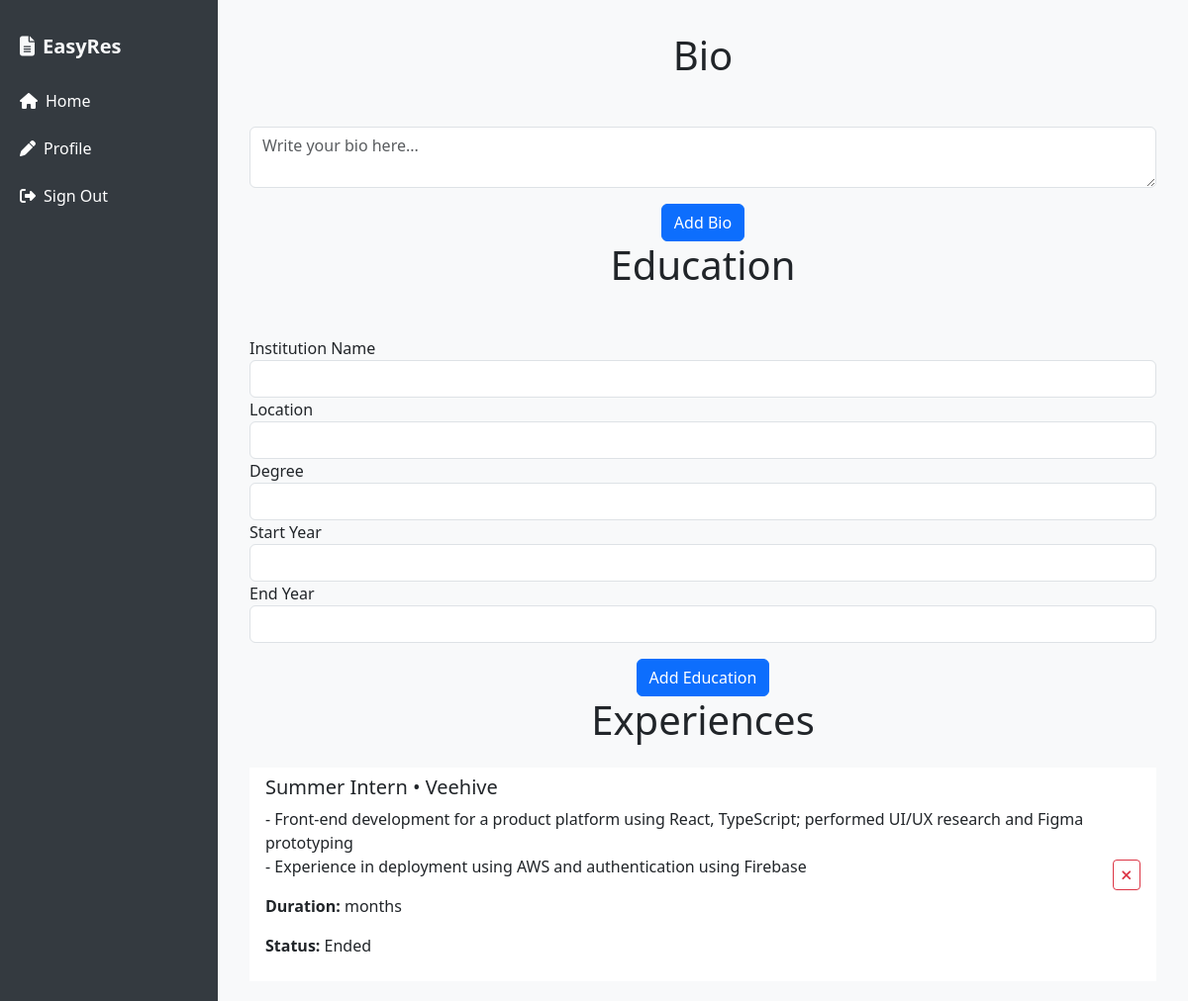
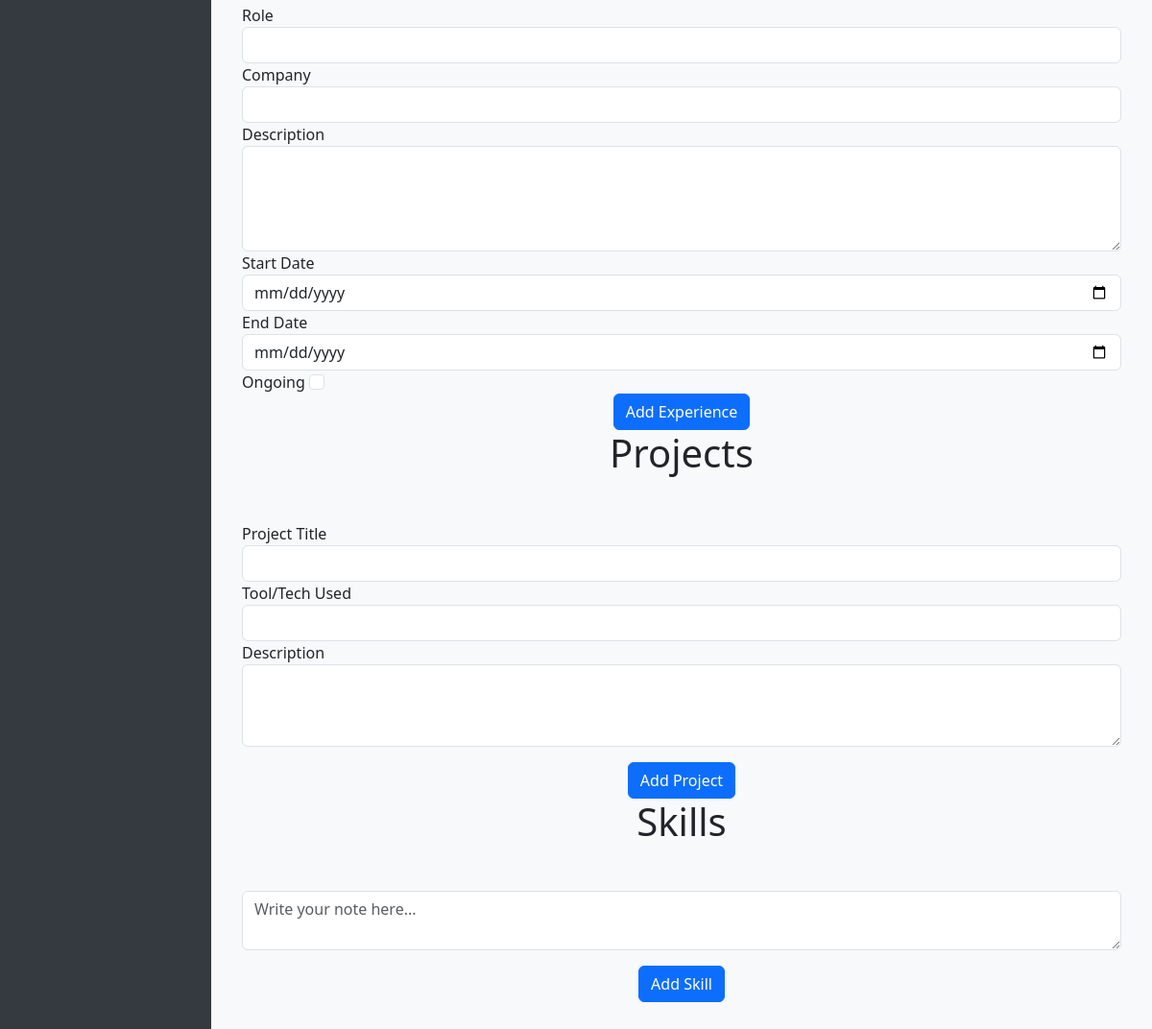
The app's page /profile (signed in), older data (2 pictures, top to bottom).
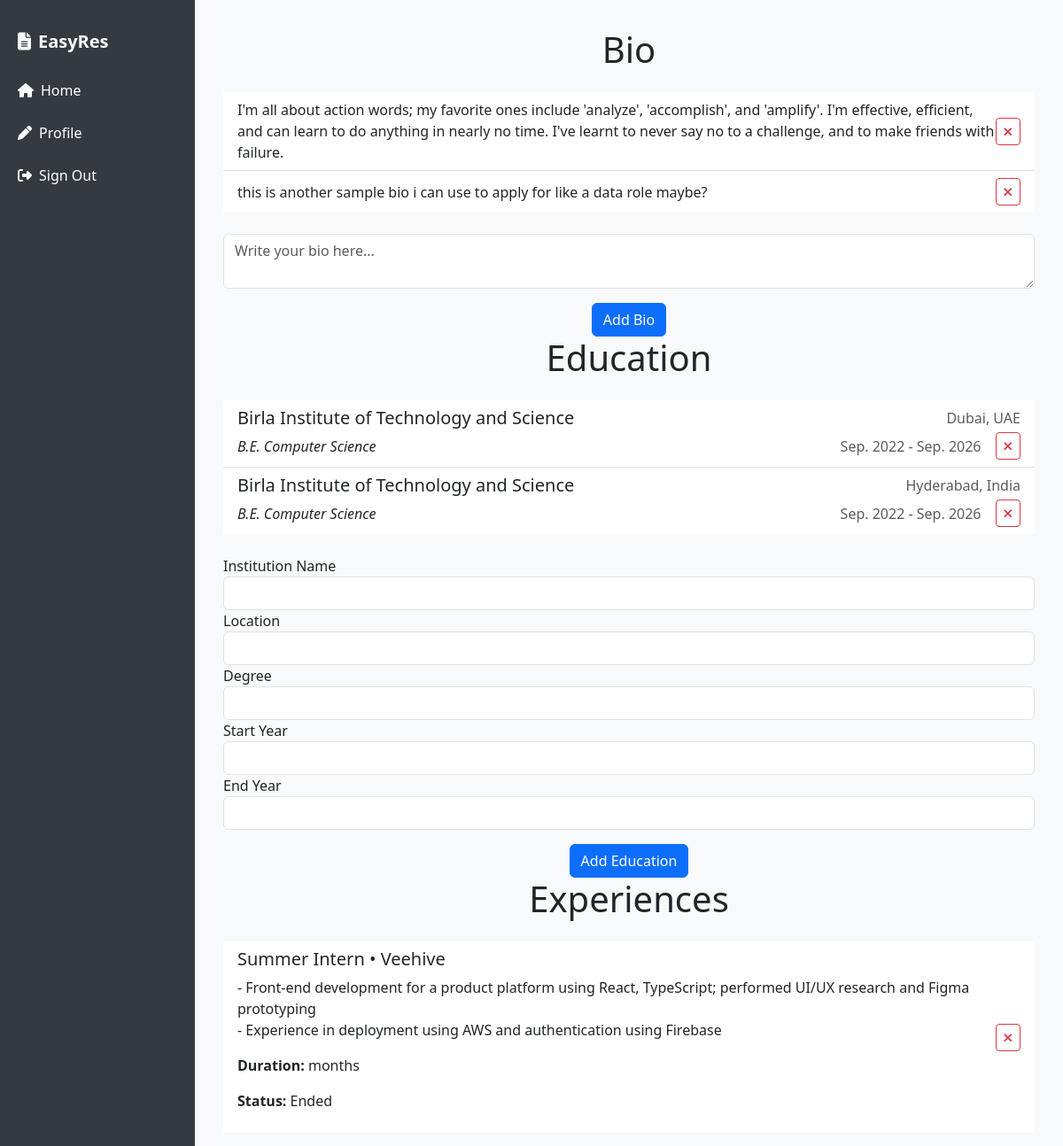
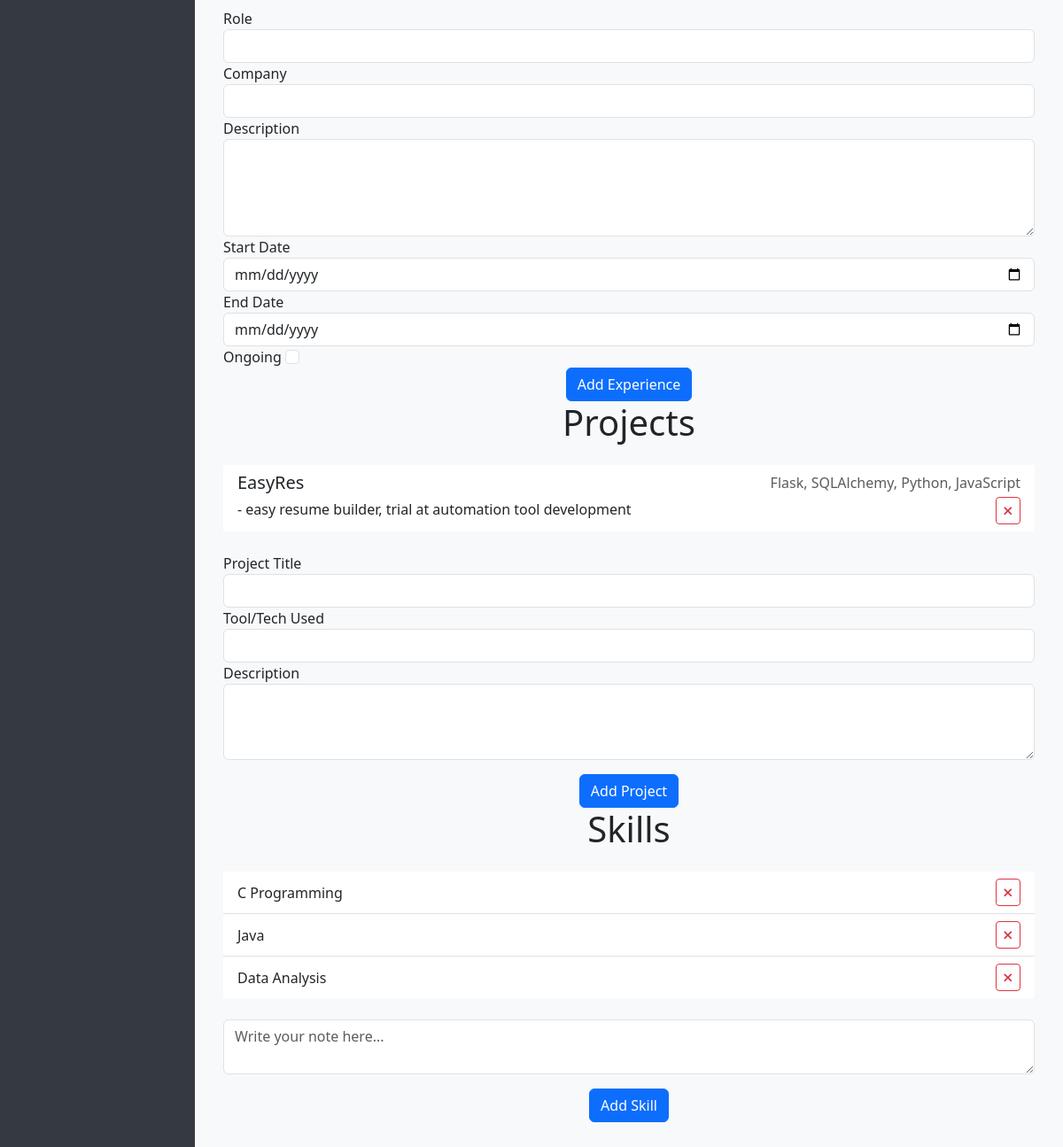
The same page, newer data (2 pictures, top to bottom).
### website/models.py (models this page shows)
class Experiences(db.Model):
    id = db.Column(db.Integer, primary_key=True)
    role = db.Column(db.String(25))
    comp = db.Column(db.String(25))
    desc = db.Column(db.String(500))
    start_date = db.Column(db.String(10), nullable=False)
    end_date = db.Column(db.String(10), nullable=True)
    ongoing = db.Column(db.Boolean, default=False)
    user_id = db.Column(db.Integer, db.ForeignKey('user.id'))

class Bios(db.Model):
    id = db.Column(db.Integer, primary_key=True)
    bio = db.Column(db.String(160))
    user_id = db.Column(db.Integer, db.ForeignKey('user.id'))

class Educations(db.Model):
    id = db.Column(db.Integer, primary_key=True)
    uni = db.Column(db.String(100))
    location = db.Column(db.String(50))
    degree = db.Column(db.String(100))
    start_year = db.Column(db.String(10))
    end_year = db.Column(db.String(10))
    user_id = db.Column(db.Integer, db.ForeignKey('user.id'))

class Projects(db.Model):
    id = db.Column(db.Integer, primary_key=True)
    proj = db.Column(db.String(50))
    tool = db.Column(db.String(50))
    desc = db.Column(db.String(250))
    user_id = db.Column(db.Integer, db.ForeignKey('user.id'))

class Skills(db.Model):
    id = db.Column(db.Integer, primary_key=True)
    data = db.Column(db.String(20))
    user_id = db.Column(db.Integer, db.ForeignKey('user.id'))

### website/views.py (the view, shortened to what this page needs)
@views.route('/profile', methods=['GET','POST'])
@login_required
def profile():
    return render_template("profile.html", user=current_user)

### website/__init__.py (called while the page is built)
def create_app():
    app = Flask(__name__)
    app.config['SECRET_KEY'] = "development key, need to figure out for production"
    app.config['SQLALCHEMY_DATABASE_URI'] = f'sqlite:///{DB_NAME}'
    db.init_app(app)
    from .views import views
    from .auth import auth
    app.register_blueprint(views, url_prefix='/')
    app.register_blueprint(auth, url_prefix='/')
    from .models import User, Skills
    create_database(app)
    login_manager = LoginManager()
    login_manager.login_view = 'auth.sign_in'
    login_manager.init_app(app)
    @login_manager.user_loader
    def load_user(id):
        return User.query.get(int(id))
    return app

### website/templates/profile.html (shortened to what this page needs)
{% extends "base.html" %} {% block content %}
<h1 class="text-center mb-4">Bio</h1>
<ul class="list-group list-group-flush" id="bio">
  {% for bio in user.bios %}
  <li class="list-group-item d-flex justify-content-between align-items-center">
    <span style="white-space: pre-wrap">{{ bio.bio }}</span>
    <button
      type="button"
      class="btn btn-sm btn-outline-danger"
      onClick="deleteBio('{{ bio.id }}')"
      aria-label="Delete"
    >
      <i class="fa fa-times"></i>
    </button>
  </li>
  {% endfor %}
</ul>
<form method="POST" class="mt-4">
  <textarea
    name="bio"
    id="bio"
    class="form-control mb-3"
    placeholder="Write your bio here..."
  ></textarea>
  <div class="text-center">
    <button type="submit" class="btn btn-primary">Add Bio</button>
  </div>
</form>
<h1 class="text-center mb-4">Education</h1>
<ul class="list-group list-group-flush" id="education">
  {% for education in user.educations %}
  <li class="list-group-item">
    <div class="d-flex justify-content-between">
      <h5 class="mb-1">{{ education.uni }}</h5>
      <span class="text-muted">{{ education.location }}</span>
    </div>
    <div class="d-flex justify-content-between align-items-center">
      <em>{{ education.degree }}</em>
      <div class="d-flex align-items-center">
        <span class="text-muted me-3"
          >{{ education.start_year }} - {{ education.end_year }}</span
        >
        <button
          type="button"
          class="btn btn-sm btn-outline-danger"
          onClick="deleteEducation('{{ education.id }}')"
          aria-label="Delete"
        >
          <i class="fa fa-times"></i>
        </button>
      </div>
    </div>
  </li>
  {% endfor %}
</ul>
<form method="POST" class="mt-4">
  <div class="form-group">
    <label for="uni">Institution Name</label>
    <input type="text" name="uni" id="uni" class="form-control" required />
  </div>
  <div class="form-group">
    <label for="location">Location</label>
    <input
      type="text"
      name="location"
      id="location"
      class="form-control"
      required
    />
  </div>
  <div class="form-group">
    <label for="degree">Degree</label>
    <input
      type="text"
      name="degree"
      id="degree"
      class="form-control"
      required
    />
  </div>
  <div class="form-group">
    <label for="start_year">Start Year</label>
    <input
      type="text"
      name="start_year"
      id="start_year"
      class="form-control"
      required
    />
  </div>
  <div class="form-group">
    <label for="end_year">End Year</label>
    <input
      type="text"
      name="end_year"
      id="end_year"
      class="form-control"
      required
    />
  </div>
  <div class="text-center mt-3">
    <button type="submit" class="btn btn-primary">Add Education</button>
  </div>
</form>
<h1 class="text-center mb-4">Experiences</h1>
<ul class="list-group list-group-flush" id="experience">
  {% for experience in user.experiences %}
  <li class="list-group-item d-flex justify-content-between align-items-center">
    <div>
      <h5>{{ experience.role }} • {{ experience.comp }}</h5>
      <p style="white-space: pre-wrap">{{ experience.desc }}</p>
      <p><strong>Duration:</strong> {{ experience.duration }} months</p>
      <p>
        <strong>Status:</strong> {% if experience.ongoing %}Ongoing{% else
        %}Ended{% endif %}
      </p>
    </div>
    <button
      type="button"
      class="btn btn-sm btn-outline-danger"
      onClick="deleteExperience('{{ experience.id }}')"
      aria-label="Delete"
    >
      <i class="fa fa-times"></i>
    </button>
  </li>
  {% endfor %}
</ul>
<form method="POST" class="mt-4">
  <div class="form-group">
    <label for="role">Role</label>
    <input type="text" name="role" id="role" class="form-control" required />
  </div>
  <div class="form-group">
    <label for="comp">Company</label>
    <input type="text" name="comp" id="comp" class="form-control" required />
  </div>
  <div class="form-group">
    <label for="desc">Description</label>
    <textarea
      name="desc"
      id="desc"
      class="form-control"
      rows="4"
      required
    ></textarea>
  </div>
  <div class="form-group">
    <label for="start_date">Start Date</label>
    <input
      type="date"
      name="start_date"
      id="start_date"
      class="form-control"
      required
    />
  </div>
  <div class="form-group">
    <label for="end_date">End Date</label>
    <input type="date" name="end_date" id="end_date" class="form-control" />
  </div>
  <div class="form-group">
    <label for="ongoing">Ongoing</label>
    <input
      type="checkbox"
      name="ongoing"
      id="ongoing"
      class="form-check-input"
    />
  </div>
  <div class="text-center">
    <button type="submit" class="btn btn-primary">Add Experience</button>
  </div>
</form>
<h1 class="text-center mb-4">Projects</h1>
<ul class="list-group list-group-flush" id="project">
  {% for project in user.projects %}
  <li class="list-group-item">
    <div class="d-flex justify-content-between">
      <h5 class="mb-1">{{ project.proj }}</h5>
      <span class="text-muted">{{ project.tool }}</span>
    </div>
    <div class="d-flex justify-content-between align-items-center">
      <p class="mb-1" style="white-space: pre-wrap">{{ project.desc }}</p>
      <button
        type="button"
        class="btn btn-sm btn-outline-danger"
        onClick="deleteProject('{{ project.id }}')"
        aria-label="Delete"
      >
        <i class="fa fa-times"></i>
      </button>
    </div>
  </li>
  {% endfor %}
</ul>
<form method="POST" class="mt-4">
  <div class="form-group">
    <label for="proj">Project Title</label>
    <input type="text" name="proj" id="proj" class="form-control" required />
  </div>
  <div class="form-group">
    <label for="tool">Tool/Tech Used</label>
    <input type="text" name="tool" id="tool" class="form-control" required />
  </div>
  <div class="form-group">
    <label for="desc">Description</label>
    <textarea
      name="desc"
      id="desc"
      class="form-control"
      rows="3"
      required
    ></textarea>
  </div>
  <div class="text-center mt-3">
    <button type="submit" class="btn btn-primary">Add Project</button>
  </div>
</form>
<h1 class="text-center mb-4">Skills</h1>
<ul class="list-group list-group-flush" id="skill">
  {% for skill in user.skills %}
  <li class="list-group-item d-flex justify-content-between align-items-center">
    <span style="white-space: pre-wrap">{{ skill.data }}</span>
    <button
      type="button"
      class="btn btn-sm btn-outline-danger"
      onClick="deleteSkill('{{ skill.id }}')"
      aria-label="Delete"
    >
      <i class="fa fa-times"></i>
    </button>
  </li>
  {% endfor %}
</ul>
<form method="POST" class="mt-4">
  <textarea
    name="skill"
    id="skill"
    class="form-control mb-3"
    placeholder="Write your note here..."
  ></textarea>
  <div class="text-center">
    <button type="submit" class="btn btn-primary">Add Skill</button>
  </div>
</form>
{% endblock %}

### website/templates/base.html (shortened to what this page needs)
<!DOCTYPE html>
<html lang="en">
  <head>
    <link
      href="https://cdn.jsdelivr.net/npm/bootstrap@5.3.5/dist/css/bootstrap.min.css"
      rel="stylesheet"
    />
    <link
      href="https://cdnjs.cloudflare.com/ajax/libs/font-awesome/6.5.0/css/all.min.css"
      rel="stylesheet"
    />
  </head>
  <body>
    {% if show_navbar != false %}
    <nav class="sidebar">
      <div class="nav-title">
        <i class="fa-solid fa-file-lines me-2"></i>EasyRes
      </div>
      <div class="nav flex-column">
        {% if user.is_authenticated %}
        <a href="/home"><i class="fa-solid fa-house me-2"></i>Home</a>
        <a href="/profile"><i class="fa-solid fa-pen me-2"></i>Profile</a>
        <a href="/sign-out"
          ><i class="fa-solid fa-right-from-bracket me-2"></i>Sign Out</a
        >
        {% else %}
        <a href="/sign-in"
          ><i class="fa-solid fa-right-to-bracket me-2"></i>Sign In</a
        >
        <a href="/sign-up"><i class="fa-solid fa-user-plus me-2"></i>Sign Up</a>
        {% endif %}
      </div>
    </nav>
    {% endif %}
    <main class="content">
       {% block content %}{% endblock %}
    </main>
  </body>
</html>

### website/templates/base.html (style rules this page uses)
body { min-height: 100vh; display: flex; font-family: "Segoe UI", Tahoma, Geneva, Verdana, sans-serif; }
.sidebar { min-width: 220px; max-width: 220px; background-color: #343a40; color: white; display: flex; flex-direction: column; padding-top: 1rem; }
.sidebar a { color: white; padding: 0.75rem 1.25rem; text-decoration: none; display: block; transition: background 0.3s; }
.sidebar .nav-title { padding: 1rem 1.25rem; font-size: 1.25rem; font-weight: bold; color: #f8f9fa; }
.content { flex-grow: 1; padding: 2rem; background-color: #f8f9fa; }

Row changes from the older to the newer data that the page shows:
added Bios: bio "I'm all about action words; my favorite ones include 'analyze', 'accomplish', and 'amplify'. I'm effective, efficient, and can learn to do anything in nearly no time. I've learnt to never say no to a challenge, and to make friends with failure."
added Bios: bio "this is another sample bio i can use to apply for like a data role maybe?"
added Educations: uni "Birla Institute of Technology and Science", location "Dubai, UAE", degree "B.E. Computer Science", start_year "Sep. 2022", end_year "Sep. 2026"
added Educations: uni "Birla Institute of Technology and Science", location "Hyderabad, India", degree "B.E. Computer Science", start_year "Sep. 2022", end_year "Sep. 2026"
added Projects: proj "EasyRes", tool "Flask, SQLAlchemy, Python, JavaScript", desc "- easy resume builder, trial at automation tool development"
added Skills: data "C Programming"
added Skills: data "Java"
added Skills: data "Data Analysis"
